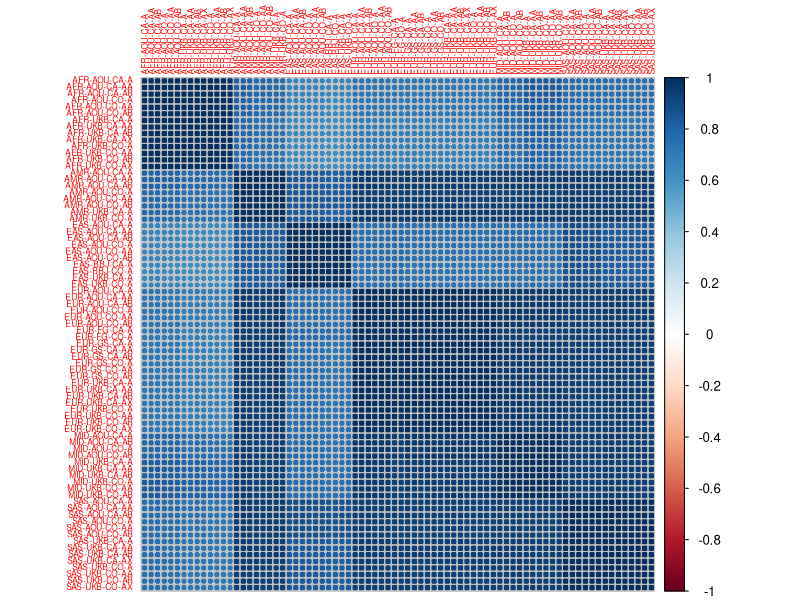

Here is the R script that generated this plot:
## ---- chunk 1
library(dplyr)
library(readr)
library(stringr)
library(tidyr)
library(corrplot)
## ---- chunk 2
af_corr <- read_csv(here::here("manuscript/tables/antidep-2501.corr.csv"))
## ---- chunk 3
dataset_names <- tibble(dataset = names(af_corr)) |> 
  separate_wider_delim(
    col = dataset,
    delim = regex("[-.]"),
    names = c("cohort", "phenotype", "cluster", "version", "status"),
    cols_remove = FALSE
  ) |>
  mutate(
    cohort = case_match(
      cohort,
      "UKB" ~ "UKB",
      "FinnGen" ~ "FG",
      "AllOfUs" ~ "AOU",
      "GenScot" ~ "GS",
      "BBJ" ~ "BBJ"
    ),
    phenotype = str_remove(phenotype, "N06"),
    status = case_match(
      status,
      "AFCAS" ~ "CA",
      "AFCON" ~ "CO"
    )
  ) |>
  mutate(
    shortname = str_glue("{cluster}-{cohort}-{status}-{phenotype}")
  ) |>
  arrange(cluster, cohort, status, phenotype)

shortnames <- as.character(dataset_names[['shortname']])
names(shortnames) <- dataset_names[['dataset']]
## ---- chunk 4
# turn into a matrix
af_corr_matrix <- as.matrix(af_corr)
# rename columns with short names
colnames(af_corr_matrix) <- shortnames[colnames(af_corr_matrix)]
rownames(af_corr_matrix) <- colnames(af_corr_matrix)
# sort names
af_corr_matrix <- af_corr_matrix[sort(shortnames), sort(shortnames)]
## ---- chunk 5
corrplot(af_corr_matrix, tl.cex = 0.5)
